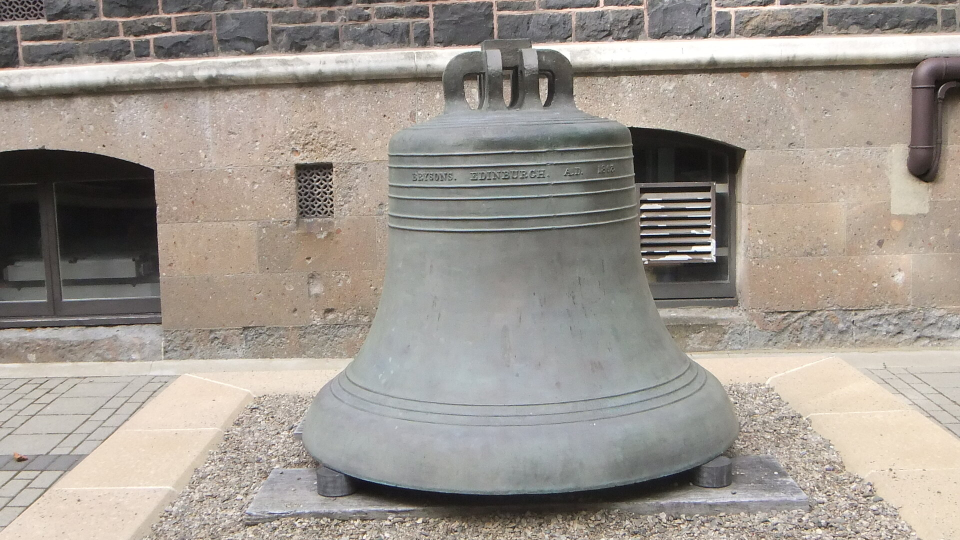
//> input picture stereo/pics/bell_left.jpg, 1920 x 1080 px (shown at 1/2 size)
$ ./stereo   (built with g++ and OpenCV 4)
//> lines starting //> are read from the running program, lines starting //| are printed output that depends on the picture
### stereo/CalibrationIO.h
#pragma once
#include <vector>
#include <string>
#include <opencv2/opencv.hpp>

void saveStereoCalibration(const std::string& filename,
	const cv::Mat& K1, const std::vector<double>& distCoeff1,
	const cv::Mat& K2, const std::vector<double>& distCoeff2,
	const cv::Mat& R, const cv::Mat& T);

void readStereoCalibration(const std::string& filename,
	cv::Mat& K1, std::vector<double>& distCoeff1,
	cv::Mat& K2, std::vector<double>& distCoeff2,
	cv::Mat& R, cv::Mat& T);

### stereo/CalibrationIO.cpp
#include "CalibrationIO.h"
#include <fstream>

// [10 lines left out: function writeMatrix, not called in this run]

cv::Mat readMatrix(std::istream& in, int rows, int cols) {
//> called with rows = 3, cols = 3
	cv::Mat M(rows, cols, CV_64F);
	for (int r = 0; r < M.rows; ++r) {
		for (int c = 0; c < M.cols; ++c) {
			in >> M.at<double>(r, c);
		}
	}
	return M;
}

// [26 lines left out: function saveStereoCalibration, not called in this run]

void readStereoCalibration(const std::string& filename,
	cv::Mat& K1, std::vector<double>& distCoeff1,
	cv::Mat& K2, std::vector<double>& distCoeff2,
	cv::Mat& R, cv::Mat& T) {

	std::ifstream fin(filename);

	K1 = readMatrix(fin, 3, 3);
	size_t numCoeffs;
	fin >> numCoeffs;

	distCoeff1.resize(numCoeffs);
	for (double& c : distCoeff1) {
		fin >> c;
	}

	K2 = readMatrix(fin, 3, 3);
	fin >> numCoeffs;

	distCoeff2.resize(numCoeffs);
	for (double& c : distCoeff1) {
		fin >> c;
	}


	R = readMatrix(fin, 3, 3);
	T = readMatrix(fin, 3, 1);

	fin.close();
}

### stereo/stereo.cpp
#include <opencv2/opencv.hpp>
#include <iostream>
#include <fstream>
#include "CalibrationIO.h"

/** stereo.cpp
 *  COSC342 Assignment 2
 *
 *  Computes and displays the disparity map of rectified image pairs.
 *  The matching method used is dependent on the 'bm' boolean.
 *  Zac Seales, seaza886, 6687905
 */

int main(int argc, char *argv[]) {
	// original image size
	cv::Size imageSize(1920, 1080);
	//the disparity matrix
	cv::Mat disparity;
	//the maximum disparity
	int maxDisparity = 64;
	//The blockSize parameter
	int blockSize = 21;
	//true if blockmatching, false if semi-global matching
	bool bm = false;

	//file names
	std::string calibrationFile = "../calibration.txt";
	std::string image1File = "../pics/bell_left.jpg";
	std::string image2File = "../pics/bell_right.jpg";

	//the Semi-Global Matching method
	cv::Ptr<cv::StereoSGBM> sgMatcher = cv::StereoSGBM::create(0, maxDisparity, blockSize);
	sgMatcher->setMode(2);
	sgMatcher->setP1(8 * blockSize * blockSize);
	sgMatcher->setP2(32 * blockSize * blockSize);
	//the Block matching method
	cv::Ptr<cv::StereoBM> blockMatcher = cv::StereoBM::create(maxDisparity, blockSize);

	// Camera Calibration
	cv::Mat K1, K2, R, T;
	std::vector<double> d1, d2;
	readStereoCalibration(calibrationFile, K1, d1, K2, d2, R, T);

	std::cout << "K1" << std::endl << K1 << std::endl;
	std::cout << "K2" << std::endl << K2 << std::endl;
	std::cout << "R" << std::endl << R << std::endl;
	std::cout << "T" << std::endl << T << std::endl;

	cv::Mat I1 = cv::imread(image1File);
//> I1 is the input picture: 1080 rows x 1920 cols, CV_8UC3; mean B, G, R 143.1, 150.7, 157.8
	cv::Mat I2 = cv::imread(image2File);
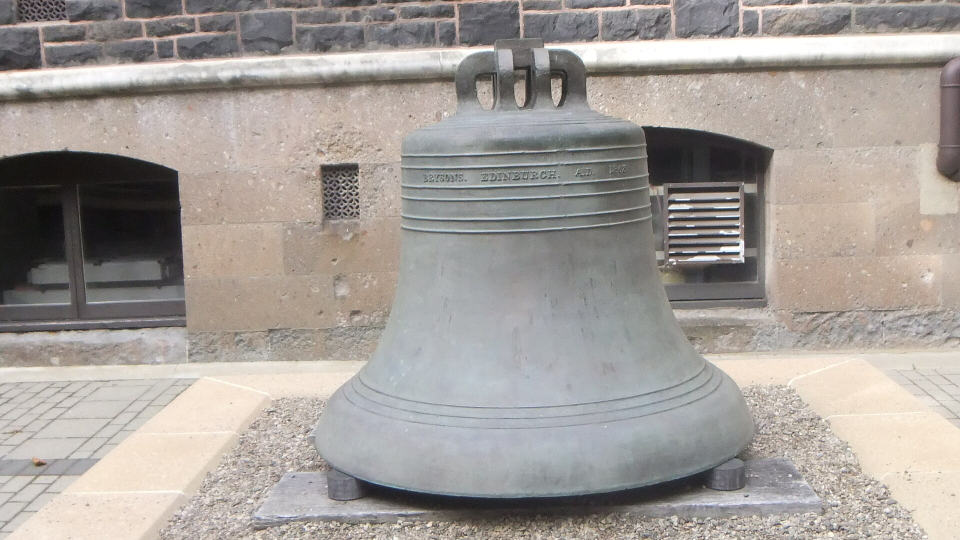
//> input picture stereo/pics/bell_right.jpg, 1920 x 1080 px (shown at 1/2 size)
//> I2 is the input picture: 1080 rows x 1920 cols, CV_8UC3; mean B, G, R 152.7, 157.3, 163.2

	//Rectify Images
	cv::Mat R1, R2, P1, P2, Q;
	cv::stereoRectify(K1, d1, K2, d2, imageSize, R, T, R1, R2, P1, P2, Q);

	// distortion correction
	cv::Mat map1a, map1b, map2a, map2b;
	cv::initUndistortRectifyMap(K1, d1, R1, P1, imageSize, CV_32F, map1a, map1b);
	cv::initUndistortRectifyMap(K2, d2, R2, P2, imageSize, CV_32F, map2a, map2b);

	//warp images to rectified pair
	cv::Mat rect1, rect2;
	cv::remap(I1, rect1, map1a, map1b, cv::INTER_LINEAR);
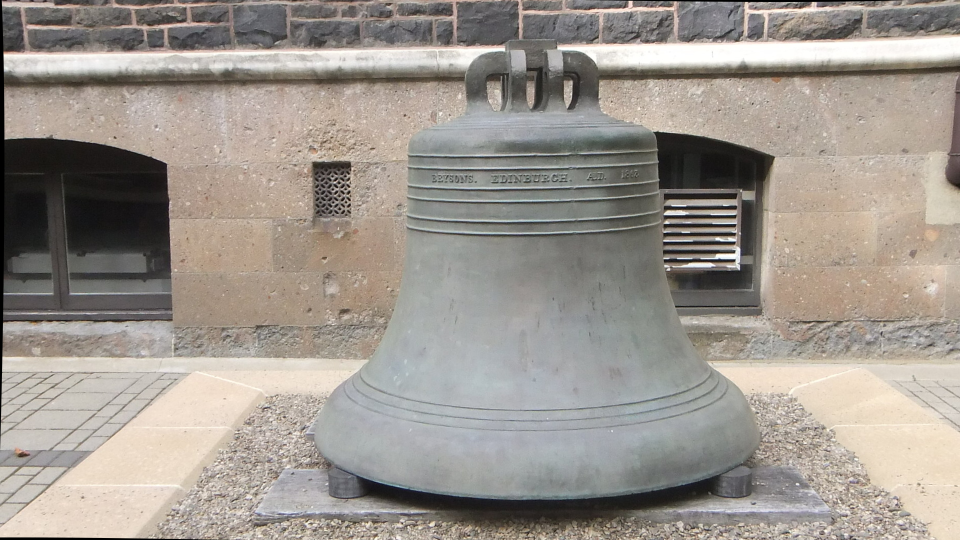
//> rect1: 1080 rows x 1920 cols, CV_8UC3 (shown at 1/2 size); mean B, G, R 142.6, 150.1, 156.9
	cv::remap(I2, rect2, map2a, map2b, cv::INTER_LINEAR);

	//rescale images
	cv::Mat small1, small2;
	cv::resize(rect1, small1, cv::Size(), 0.25, 0.25, cv::INTER_AREA);
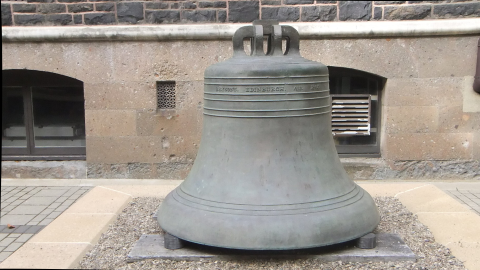
//> small1: 270 rows x 480 cols, CV_8UC3; mean B, G, R 142.6, 150.1, 156.9
	cv::resize(rect2, small2, cv::Size(), 0.25, 0.25, cv::INTER_AREA);
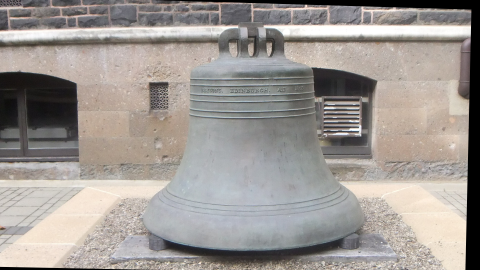
//> small2: 270 rows x 480 cols, CV_8UC3; mean B, G, R 147.7, 152.1, 157.8

	//convert to greyscale
	cv::Mat grey1, grey2;
	cv::cvtColor(small1, grey1, cv::COLOR_BGR2GRAY);
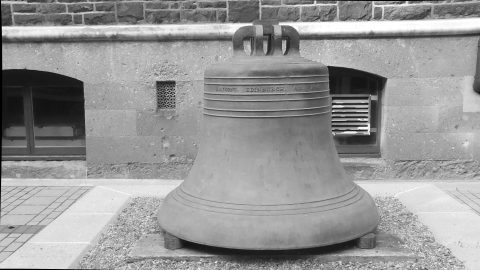
//> grey1: 270 rows x 480 cols, CV_8UC1; min 0, max 255, mean 151.3
	cv::cvtColor(small2, grey2, cv::COLOR_BGR2GRAY);
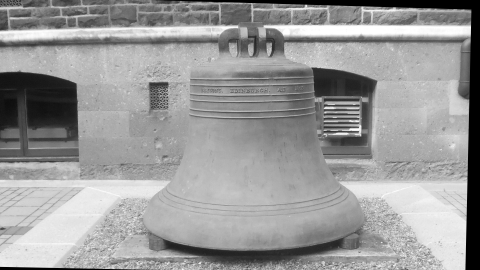
//> grey2: 270 rows x 480 cols, CV_8UC1; min 0, max 255, mean 153.3

	// Disparity compute method
	if (bm){
		blockMatcher->compute(grey1, grey2, disparity);
	} else {
		sgMatcher->compute(grey1, grey2, disparity);
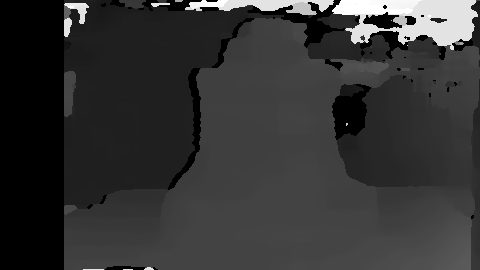
//> disparity: 270 rows x 480 cols, CV_16SC1; min -16, max 1008, mean 194.4; drawn with min black and max white
	}

	// Scale disparity up to full size
	cv::Mat disparityFull;
	cv::resize(disparity, disparityFull, imageSize, 0, 0, cv::INTER_NEAREST);
	// Convert to floating point fractions for disparity
	cv::Mat disparityFloat(imageSize, CV_32F);
	disparityFull.convertTo(disparityFloat, CV_32F, 1./16.0);
	//Compute 3D points
	cv::Mat points3D(imageSize, CV_32FC3);
	cv::reprojectImageTo3D(disparityFloat, points3D, Q);
//> points3D: 1080 rows x 1920 cols, CV_32FC3; 0.02% of the values are NaN or infinite; the others: min -171991, max 72516.9, mean -2971.4
//> Q = [[1, 0, 0, -957.9], [0, 1, 0, -631.8], [0, 0, 0, 2272], [0, 0, 0.0132, 0]]

	std::ofstream fout("model.ply");
	fout << "ply\n"
		<< "format ascii 1.0\n"
		<< "element vertex " << points3D.size().area() << "\n"
		<< "property float x\n"
		<< "property float y\n"
		<< "property float z\n"
		<< "property uchar red\n"
		<< "property uchar green\n"
		<< "property uchar blue\n"
		<< "end_header\n";

	for (int y = 0; y < points3D.size().height; ++y) {
		for (int x = 0; x < points3D.size().width; ++x) {
//> (the run ends here: the program needs code that is not available in this run, at `if (isValid(points3D.at<cv::Vec3f>(y, x)))`)
